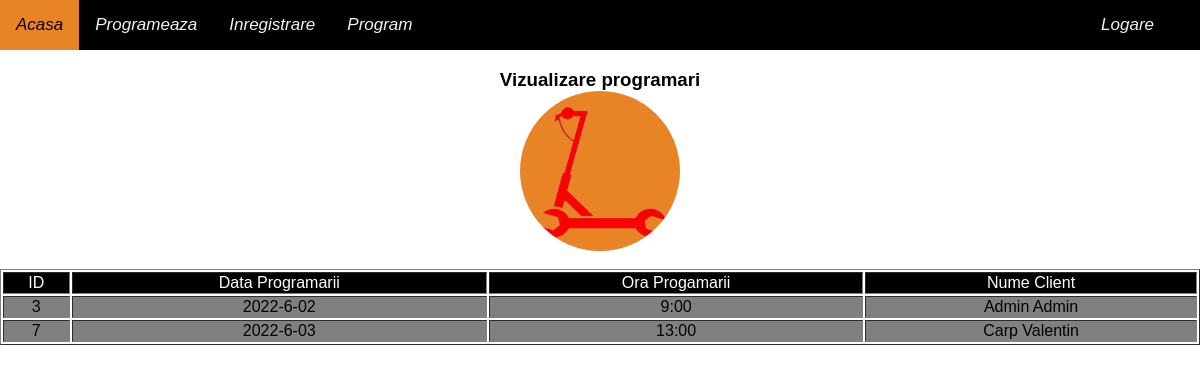
/vizualizare_programari.php, run on the app's committed database.
### tables this page shows
CREATE TABLE `programari` (
  `ID` int(10) NOT NULL,
  `DataProgramarii` varchar(40) NOT NULL,
  `OraProgramarii` varchar(40) NOT NULL,
  `IdUser` int(10) NOT NULL
);

CREATE TABLE `conturi` (
  `ID` int(10) NOT NULL,
  `Nume` varchar(100) NOT NULL,
  `Prenume` varchar(100) NOT NULL,
  `Email` varchar(100) NOT NULL,
  `Parola` varchar(100) NOT NULL,
  `NumarTelefon` varchar(100) NOT NULL,
  `rol` tinyint(4) NOT NULL DEFAULT 0
);

### vizualizare_programari.php (the view, shortened to what this page needs)
<?php
include "./models/header.php";
?>
<body style="background-color: white">
   <?php include_once "./models/navbar.php" ?>
   <h3 style="text-align:center">
      <a>Vizualizare programari</a>
      <br>
      <img alt="?" src="image/logo.png" style="border-radius: 50%;" width="160" height="160">
   </h3>
   <?php
   include("db/connection.php");
   $select = "SELECT * from programari NATURAL JOIN conturi" ;
   $query = mysqli_query($conn, $select);
   $tabel = "<table border=1 style='width:100%;overflow-x:auto;'>";
   $tabel .= "<tr style='background-color:black; color:white;'>
                <td align=center>ID</td>";
   $tabel .= "<td align=center>Data Programarii</td>";
   $tabel .= "<td align=center>Ora Progamarii</td>";
   $tabel .= "<td align=center>Nume Client</td>";
   $tabel .= "
   </tr>";
   if (mysqli_num_rows($query) > 0) {
      while ($row = mysqli_fetch_assoc($query)) {
         $tabel .= "<tr style='background-color:gray'>
      <td align=center>" . $row["ID"] . "</td>
      <td align=center>" . $row["DataProgramarii"] . "</td>
      <td align=center>" . $row["OraProgramarii"] . "</td>
      <td align=center>". $row["Nume"] . " ". $row["Prenume"] . "</td>
      </tr>";
      }
      $tabel .= "</table>";
      echo $tabel;
   }
   ?>
</body>

### css/style.css (style rules this page uses)
body { margin:0; font-family:Arial; background-color: #e98426; }
img { vertical-align: middle; }

### data on the page
programari: ID "3", DataProgramarii "2022-6-02", OraProgramarii "9:00", IdUser.Nume "Admin", IdUser.Prenume "Admin"
programari: ID "7", DataProgramarii "2022-6-03", OraProgramarii "13:00", IdUser.Nume "Carp", IdUser.Prenume "Valentin"
